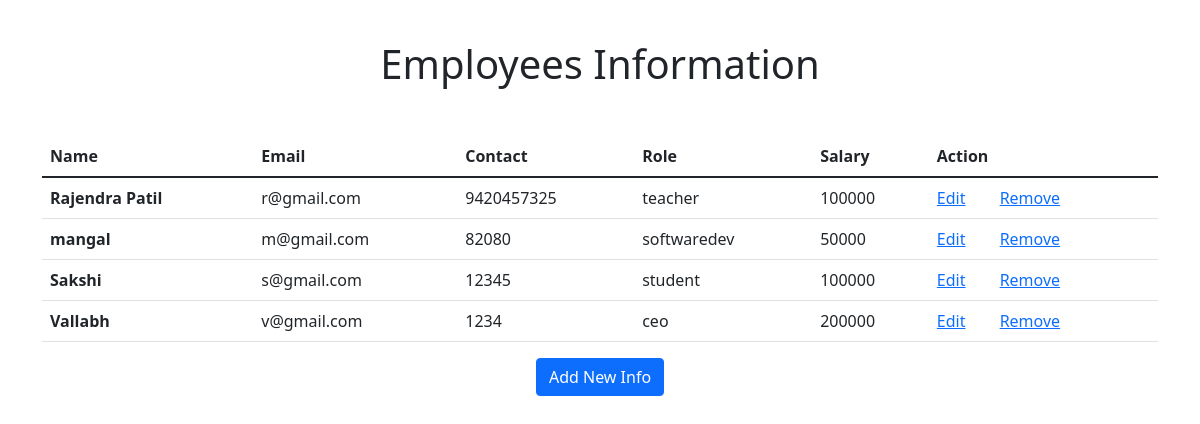
The page / on the database its author committed.
### employee/models.py (models this page shows, shortened)
class Employee(models.Model):
    emp_name=models.CharField(max_length=200)
    emp_email=models.EmailField()
    emp_contact=models.CharField(max_length=20)
    emp_role=models.CharField(max_length=200)
    emp_salary=models.IntegerField()
    id=models.UUIDField(default=uuid.uuid4,unique=True,primary_key=True,editable=False)

### employee/views.py (the view)
# urls.py: path('',views.employees_list,name='employees-list'),
def employees_list(request):
    employees=Employee.objects.all()
    context={
        'employees':employees,
    }
    return render(request,'employee/list.html',context)

### employee/templates/employee/list.html (shortened to what this page needs)
{% extends 'base.html' %}
{% block content %}
<h1 style="text-align: center; padding-top: 1em; padding-bottom: 1em;">Employees Information</h1>
<table class="table table-stripped">
    <thead>
        <tr>
            <th scope="col">Name</th>
            <th scope="col">Email</th>
            <th scope="col">Contact</th>
            <th scope="col">Role</th>
            <th scope="col">Salary</th>
            <th scope="col">Action</th>
        </tr>
    </thead>
    <tbody>
        {% for emp in employees %}
            <tr>
                <th scope="row">{{emp.emp_name}}</th>
                <td>{{emp.emp_email}}</td>
                <td>{{emp.emp_contact}}</td>
                <td>{{emp.emp_role}}</td>
                <td>{{emp.emp_salary}}</td>
                <td>
                    <a style="margin-right:30px;" href="{% url 'edit-employee' emp.id %}">Edit</a>
                    <a href="{% url 'delete-employee' emp.id%}">Remove</a>
                </td>
            </tr>
        {% endfor %}
    </tbody>
</table>
<div class="text-center">
    <a href="{% url 'create-employee' %}"><button type="button" class="btn btn-primary">Add New Info</button></a>
</div>
{% endblock content %}

### templates/base.html (shortened to what this page needs)
<!DOCTYPE html>
<html lang="en">
<head>
    <link href="https://cdn.jsdelivr.net/npm/bootstrap@5.1.3/dist/css/bootstrap.min.css" rel="stylesheet">
</head>
<body>
    <div class="container">
        {% block content %}
        {% endblock content %}
    </div>
</body>
</html>

### rows shown on the page
Employee: emp_name "Rajendra Patil", emp_email "r@gmail.com", emp_contact "9420457325", emp_role "teacher", emp_salary "100000"
Employee: emp_name "mangal", emp_email "m@gmail.com", emp_contact "82080", emp_role "softwaredev", emp_salary "50000"
Employee: emp_name "Sakshi", emp_email "s@gmail.com", emp_contact "12345", emp_role "student", emp_salary "100000"
Employee: emp_name "Vallabh", emp_email "v@gmail.com", emp_contact "1234", emp_role "ceo", emp_salary "200000"
